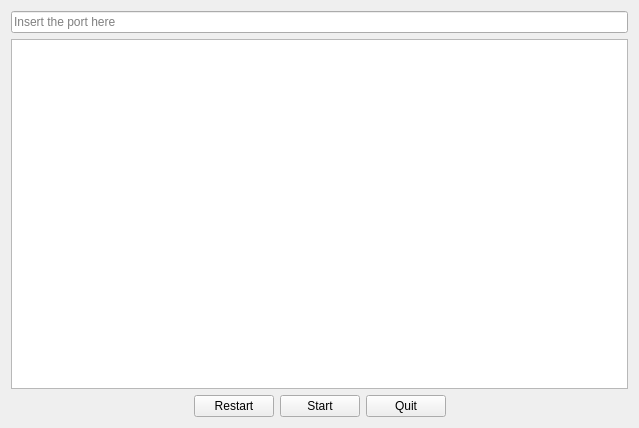
<?xml version="1.0" encoding="UTF-8"?>
<ui version="4.0">
 <class>Launcher</class>
 <widget class="QMainWindow" name="Launcher">
  <property name="geometry">
   <rect>
    <x>0</x>
    <y>0</y>
    <width>639</width>
    <height>428</height>
   </rect>
  </property>
  <property name="sizePolicy">
   <sizepolicy hsizetype="Fixed" vsizetype="Fixed">
    <horstretch>0</horstretch>
    <verstretch>0</verstretch>
   </sizepolicy>
  </property>
  <property name="windowTitle">
   <string>MemoryServer</string>
  </property>
  <widget class="QWidget" name="centralWidget">
   <layout class="QVBoxLayout" name="verticalLayout">
    <item>
     <widget class="QLineEdit" name="lineEdit_port">
      <property name="placeholderText">
       <string>Insert the port here</string>
      </property>
     </widget>
    </item>
    <item>
     <widget class="QPlainTextEdit" name="textEdit_logConsole"/>
    </item>
    <item>
     <layout class="QHBoxLayout" name="horizontalLayout">
      <item>
       <spacer name="horizontalSpacer">
        <property name="orientation">
         <enum>Qt::Horizontal</enum>
        </property>
        <property name="sizeHint" stdset="0">
         <size>
          <width>40</width>
          <height>20</height>
         </size>
        </property>
       </spacer>
      </item>
      <item>
       <widget class="QPushButton" name="button_test">
        <property name="text">
         <string>Restart</string>
        </property>
       </widget>
      </item>
      <item>
       <widget class="QPushButton" name="button_startServer">
        <property name="sizePolicy">
         <sizepolicy hsizetype="Preferred" vsizetype="Preferred">
          <horstretch>0</horstretch>
          <verstretch>0</verstretch>
         </sizepolicy>
        </property>
        <property name="text">
         <string>Start</string>
        </property>
       </widget>
      </item>
      <item>
       <widget class="QPushButton" name="button_quitApp">
        <property name="sizePolicy">
         <sizepolicy hsizetype="Preferred" vsizetype="Preferred">
          <horstretch>0</horstretch>
          <verstretch>0</verstretch>
         </sizepolicy>
        </property>
        <property name="text">
         <string>Quit</string>
        </property>
       </widget>
      </item>
      <item>
       <spacer name="horizontalSpacer_2">
        <property name="orientation">
         <enum>Qt::Horizontal</enum>
        </property>
        <property name="sizeHint" stdset="0">
         <size>
          <width>40</width>
          <height>20</height>
         </size>
        </property>
       </spacer>
      </item>
     </layout>
    </item>
   </layout>
  </widget>
  <action name="action_ChangeDir">
   <property name="text">
    <string>Cambiar carpeta</string>
   </property>
  </action>
  <action name="action_Exit">
   <property name="text">
    <string>Salir</string>
   </property>
  </action>
 </widget>
 <layoutdefault spacing="6" margin="11"/>
 <resources/>
 <connections/>
</ui>
